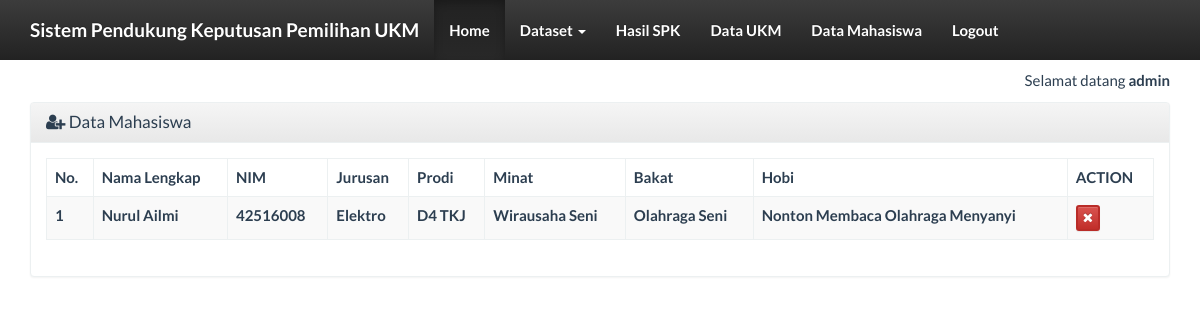
Page /index_admin.php?page=data_mhs&actions=tampil (signed in) on the committed database.
### tables this page shows
CREATE TABLE `tb_data_mhs` (
  `nama` varchar(200) DEFAULT NULL,
  `nim` int(20) NOT NULL,
  `jurusan` varchar(50) DEFAULT NULL,
  `prodi` varchar(100) DEFAULT NULL,
  `minat` varchar(50) DEFAULT NULL,
  `bakat` varchar(50) DEFAULT NULL,
  `hobi` varchar(100) DEFAULT NULL
);

### db/database.php (called while the page is built, shortened)
<?php
class database {
    private $servername;
    private $user_db;
    private $password_db;
    private $database;
    private $koneksi;
    function database() {
        return $this->connect_db();
    }
    function load_conf_db() {
        $path = dirname(__FILE__) . '/koneksi.php';
        if (file_exists($path)) {
            $conf = include $path;
            $this->servername = @$conf['host'];
            $this->database = @$conf['dbname'];
            $this->user_db = @$conf['username'];
            $this->password_db = @$conf['password'];
        }
    }
    public function connect_db() {
        $this->koneksi = mysqli_connect($this->servername, $this->user_db, $this->password_db, $this->database);
        return $this->koneksi;
    }
    function db_query($sql) {
        $conn = $this->koneksi;
        return mysqli_query($conn, $sql);
    }
    function db_fetch_array($result) {
        return mysqli_fetch_array($result);
    }
}
?>

### db/koneksi.php (called while the page is built)
<?php
return array(
    'host' => "localhost",
    'username' => "root",
    'password' => "",
    'dbname' => "spk_ukm",
);
?>

### views/data_mhs_tampil.php (the view, shortened to what this page needs)
<?php
require 'db/database.php';
?>
<div class="container">
    <div class="row">
         <div class="col-xs-12">
            <div class="panel panel-default">
                <div class="panel-heading">
                    <h3 class="panel-title"><span class="fa fa-user-plus"></span> Data Mahasiswa</h3>
                </div>
                <div class="panel-body">
                    <table id="dtskripsi" class="table table-bordered table-striped table-hover">
                        <thead>
                            <tr>
                                <th>No.</th><th>Nama Lengkap</th><th>NIM</th><th>Jurusan</th><th>Prodi</th><th>Minat</th><th>Bakat</th><th>Hobi</th><th>ACTION</th>
                            </tr>
                        </thead>
                        <tbody>
                            <?php
                            $db_object = new database();
                            $sql = "SELECT * FROM tb_data_mhs";
                            $query = $db_object->db_query($sql);
                            $nomor = 0;
                            while ($data = $db_object->db_fetch_array($query)) {
                                $nomor++;
                                ?>
                                <tr>
                                    <td><?= $nomor ?></td>
                                    <td><?= $data['nama'] ?></td>
                                    <td><?= $data['nim'] ?></td>
                                    <td><?= $data['jurusan'] ?></td>
                                    <td><?= $data['prodi'] ?></td>
                                    <td><?= $data['minat'] ?></td>
                                    <td><?= $data['bakat'] ?></td>
                                    <td><?= $data['hobi'] ?></td>
                                    <td>
                                        <a href="?page=data_mhs&actions=delete&nim=<?= $data['nim'] ?>" class="btn btn-danger btn-xs">
                                            <span class="fa fa-remove"></span>
                                        </a>
                                    </td>
                                </tr>
                            <?php } ?>
                        </tbody>
                    </table>
                </div>
            </div>
        </div>
    </div>
</div>

### index_admin.php (style rules this page uses)
body { margin-top:70px; }

### rows in the picture
tb_data_mhs: nama "Nurul Ailmi", nim "42516008", jurusan "Elektro", prodi "D4 TKJ", minat "Wirausaha Seni", bakat "Olahraga Seni", hobi "Nonton Membaca Olahraga Menyanyi"

### other values in the picture
$_SESSION['username'] "admin"
